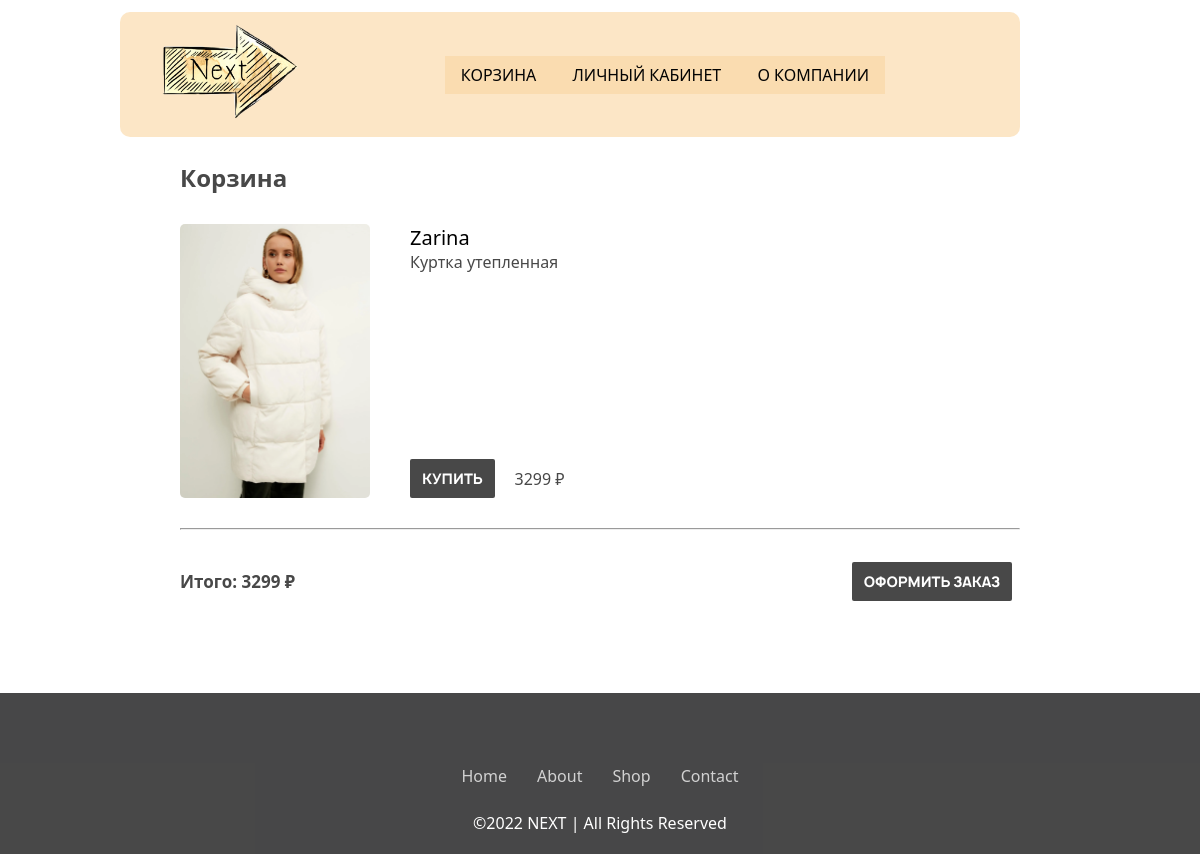
The page /cart.php?id=103003 on the database its author committed.
### tables this page shows
CREATE TABLE `items` (
  `id` int NOT NULL,
  `brand` text NOT NULL,
  `name` text NOT NULL,
  `price` int NOT NULL,
  `picture` text NOT NULL,
  `description` text NOT NULL,
  `categoryId` int NOT NULL
);

### cart.php (the view, shortened to what this page needs)
<!DOCTYPE html>
<html>
    <head>
        <link rel="stylesheet" href="style-cart.css">
        <?php
            include 'connect_db.php';
        ?>
    </head>
    <body>
        <?php
            include 'header.php';
        ?>
        <section class="cartItems">
            <h2>Корзина</h2>
            <div class="items">
                <?php
                    $cartItems = $_SESSION['cartItems'];
                    if (isset($cartItems)){
                        foreach(array_keys($cartItems) as $itemId){
                            $sql = 'SELECT * FROM items WHERE id = "'.$itemId.'"';
                            $result = mysqli_query($link, $sql);
                            while ($row = mysqli_fetch_array($result)){
                                $content = '
                                     <div class="item">
                                        <div class="info">
                                            <div class="description">
                                                <img src="'.$row['picture'].'" width="190px">
                                                <div class="header">
                                                    <div class="block1">
                                                        <div class="brand">'.$row['brand'].'</div>
                                                        <div class="name">'.$row['name'].'</div>
                                                    </div>
                                                    <div class="buy">
                                                        <div class="button"><a href="oplata.php?a[0]='.$row['id'].'">КУПИТЬ</a></div>
                                                        <div class="price">'.$row['price'].' ₽</div>
                                                    </div>
                                                </div>
                                            </div>
                                        </div>
                                    </div>
                                    <hr>
                                ';
                                echo $content;
                            }
                        }
                    }
                ?>
            </div>
        </section>
        <section class="confirm">
            <?php
               if (isset($_SESSION['cartItems'])){ $items = array_keys($_SESSION['cartItems']);
                   $sum = 0;
                   $href = "oplata.php?";
                   $index = 0;
                   foreach($items as $item){
                       $sql = 'SELECT * FROM items WHERE id = "'.$item.'"';
                       $result = mysqli_query($link, $sql);
                       while ($row = mysqli_fetch_array($result)){
                           $sum += $row['price'];
                           $href = $href.'a['.$index.']='.$row['id'].'&';
                       }
                       $index++;
                   }
                   $href = substr($href, 0, -1);
                   echo '<div class="sum">Итого: '.$sum.' ₽</div>';
                   echo '
                       <div class="button">
                           <a href="'.$href.'">ОФОРМИТЬ ЗАКАЗ</a>
                       </div>
                   ';
               }
            ?>
        </section>
        <?php
            include 'footer.php';
        ?>
    </body>
</html>

### style-cart.css (style rules this page uses)
section { font-family: 'Manrope'; color: #484848; }
section.cartItems { margin-top: 2%; margin-left: 15%; margin-right: 15%; }
section.cartItems div.items { display: flex; flex-direction: column; }
section.cartItems img { border-radius: 5px; }
section.cartItems div.items div.item { display: flex; flex-direction: row; margin-top: 30px; margin-bottom: 30px; margin-right: 5%; justify-content: space-between; align-items: center; }
section.cartItems div.items div.item div.info { display: flex; flex-direction: column; justify-content: start; }
div.description { display: flex; flex-direction: row; }
div.description div.header { margin-left: 40px; display: flex; flex-direction: column; justify-content: space-between; }
section.cartItems div.items div.item div.info div.buy { display: flex; flex-direction: row; align-items: center; }
section a { text-decoration: none; font-family: 'Manrope'; font-size: 14px; color: white; background-color:#484848; padding-left: 12px; padding-right: 12px; padding-bottom: 10px; padding-top: 10px; border-radius: 2px; margin-right: 20px; }
div.buy { margin-bottom: 8px; }
section.cartItems div.items div.item div.info div.name { color: #484848; font-size: 16px; }
section.cartItems div.items div.item div.info div.brand { font-size: 20px; color: black; }
section.confirm { display: flex; flex-direction: row; justify-content: space-between; margin-left: 15%; margin-right: 14%; align-items: center; margin-top: 40px; }
section.confirm div.sum { font-size: 17px; font-weight: bold; }

### header.php (style rules this page uses)
* { font-family: 'Segoe UI'; }

### footer.php (style rules this page uses)
* { box-sizing: border-box; margin: 0; padding: 0; }

### rows shown on the page
items: picture (picture), brand "Zarina", name "Куртка утепленная", price "3299"

### other values the page prints
$sum "3299"
